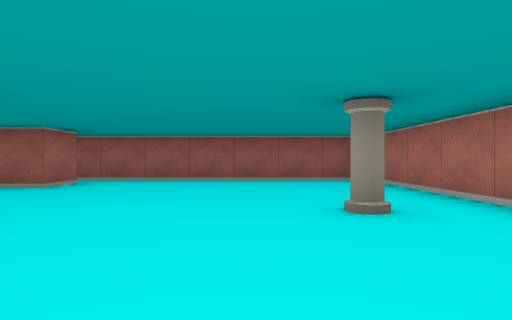
View 1 (above)

12 first-person views from a walk through a cub3D ray-caster map. The camera is about half as high as the walls, looks level and sees 75° across. The floor is counted in squares. Each view is taken from the middle of a square. On the plan, view 1 faces up. The plan holds only what a view shows up to about 9 squares ahead; the rest is blank.

View 2
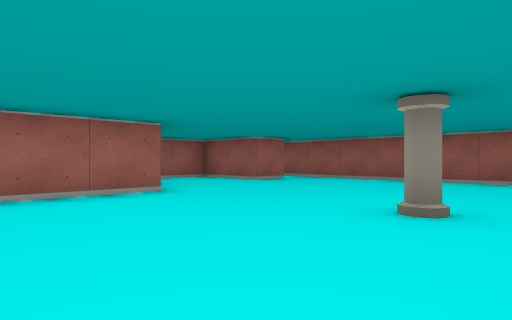

View 3
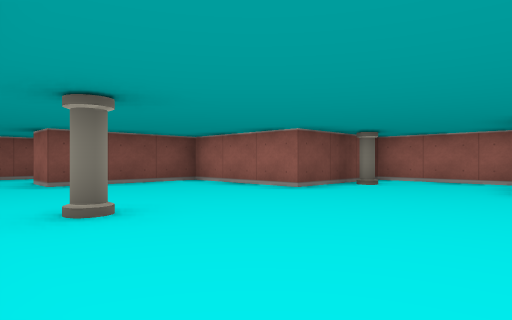

View 4
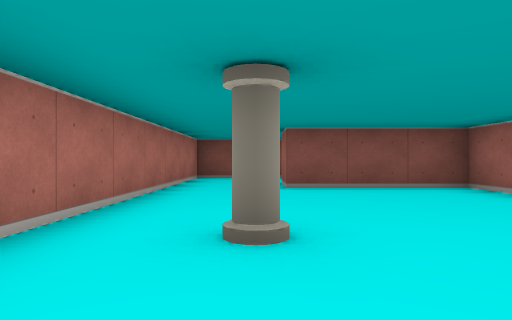

View 5
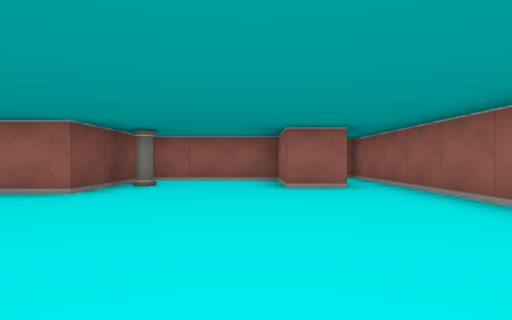

View 6
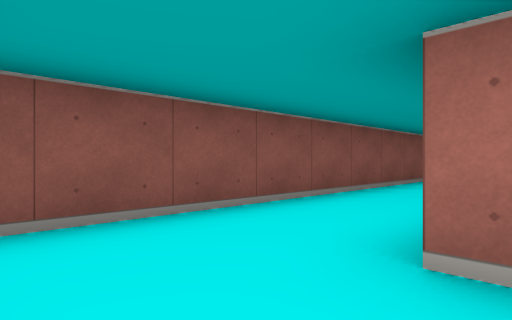

View 7
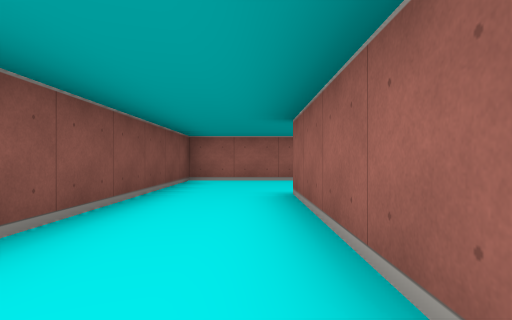

View 8
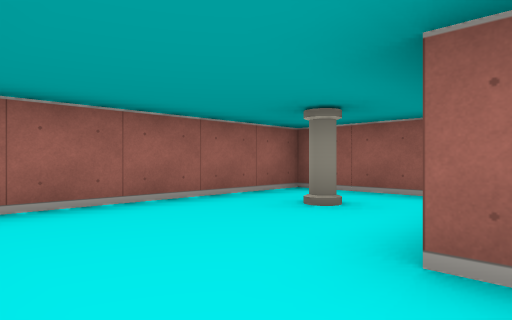

View 9
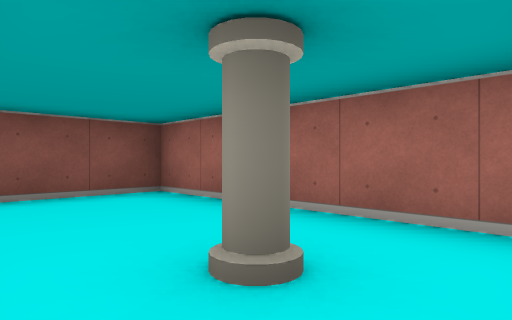

View 10
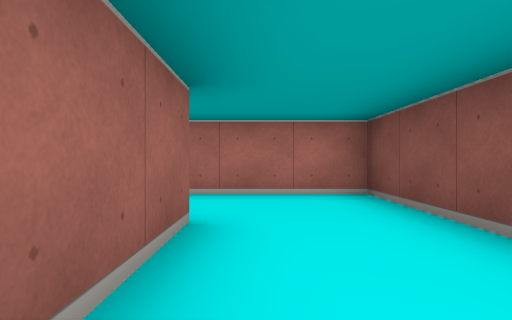

View 11
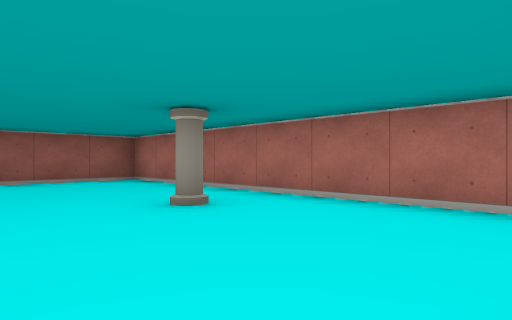

View 12
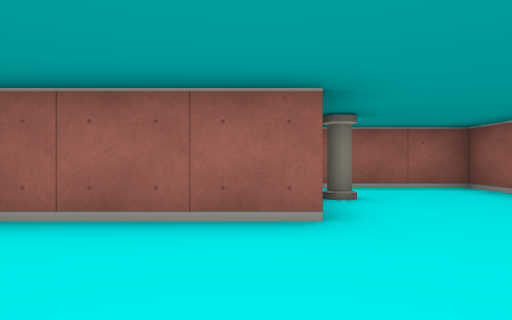

### Floor plan
Ten units are one square. View 1 is at (0, 0); x grows to the right and y downward. Boxes are objects, and circles mark ways between rooms. Rooms are numbered by the first view taken in them; rooms with no view inside come last. Other rooms are left out.
<svg viewBox="-70 -80 100 120">
<path fill="none" stroke="#000" d="M-35 -65 -35 -55 -55 -55 -55 -25 -25 -25 -25 5 5 5 5 15M25 15 25 -75 -65 -75M5 15 -35 15M-45 -15 -65 -15 -65 35 25 35 25 15"/>
<rect x="-45" y="-35" width="10" height="10" fill="#bbb"><title>pillar</title></rect>
<rect x="5" y="-35" width="10" height="10" fill="#bbb"><title>pillar</title></rect>
<rect x="-55" y="-5" width="10" height="10" fill="#bbb"><title>pillar</title></rect>
<circle cx="15" cy="10" r="3" fill="#2a7"/>
<text x="-10" y="-40">1</text>
<text x="-30" y="20">2</text>
</svg>
Room 1 opens to room 2.

Where each view was taken, in squares from view 1:
view 1: 0 up, 0 right, facing up
view 2: 0 up, 2 right, facing up-left
view 3: 6 up, 2 right, facing down-left
view 4: 5 up, 1 right, facing down
view 5: 5 up, 2 right, facing left
view 6: 1 down, 2 right, facing down-left
view 7: 2 down, 1 right, facing left
view 8: 3 down, 3 left, facing up-left
view 9: 1 up, 4 left, facing down-left
view 10: 2 down, 2 left, facing right
view 11: 0 up, 1 left, facing up-right
view 12: 2 up, 0 right, facing left
